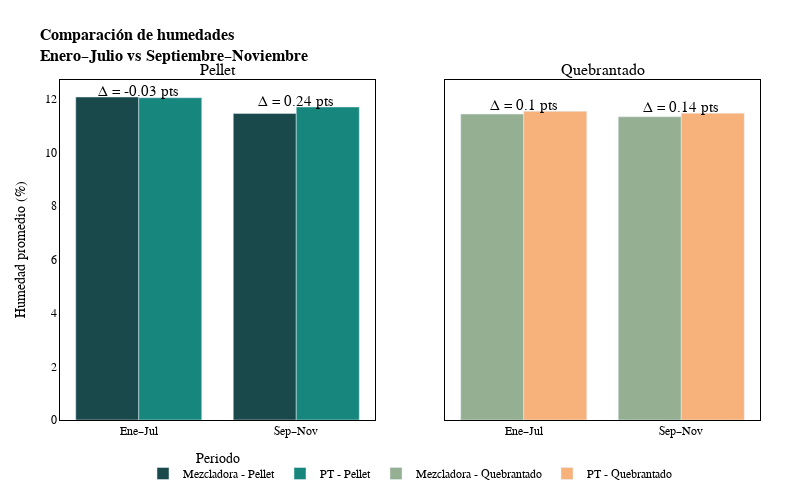

The cell this chart's notebook holds for it:
### Code cell
# Paleta corporativa
CORPORATE_COLORS = [
    "#1A494C",  # 0
    "#17877D",  # 1
    "#94AF92",  # 2
    "#F6B27A",  # 3
    "#F18F01",  # 4
    "#E4572E",  # 5
    "#6C757D",  # 6
    "#343A40",  # 7
    "#A3CED0",  # 8
]

# Definimos periodos
meses_ene_jul = ["enero", "febrero", "marzo", "abril", "mayo", "junio", "julio"]
meses_sep_nov = ["septiembre", "octubre", "noviembre"]

def resumen_periodos(df_etapa: pd.DataFrame) -> pd.DataFrame:
    df = df_etapa.copy()
    df["periodo"] = np.where(
        df["mes"].isin(meses_ene_jul), "Ene–Jul",
        np.where(df["mes"].isin(meses_sep_nov), "Sep–Nov", np.nan)
    )
    df = df[df["periodo"].notna()]

    # Promedio de humedades por periodo
    resumen = (
        df.groupby("periodo")[["humedad_mezcladora", "humedad_pt"]]
          .mean()
          .reindex(["Ene–Jul", "Sep–Nov"])
    )

    # Ganancia de humedad (PT - mezcladora)
    resumen["delta"] = (resumen["humedad_pt"] - resumen["humedad_mezcladora"]).round(2)
    return resumen

# Filtrar por etapa
df_pellet_plot = df_all[df_all["etapa"] == "pellet"]
df_queb_plot   = df_all[df_all["etapa"] == "quebrantado"]

res_pellet = resumen_periodos(df_pellet_plot)
res_queb   = resumen_periodos(df_queb_plot)

# ---------- Figura con subplots 1x2 ----------
fig = make_subplots(
    rows=1,
    cols=2,
    shared_yaxes=True,
    subplot_titles=("Pellet", "Quebrantado"),
)

periodos = ["Ene–Jul", "Sep–Nov"]

# ----- Subplot 1: Pellet -----
fig.add_trace(
    go.Bar(
        x=periodos,
        y=res_pellet["humedad_mezcladora"],
        name="Mezcladora - Pellet",
        marker=dict(color=CORPORATE_COLORS[0]),
    ),
    row=1, col=1
)

fig.add_trace(
    go.Bar(
        x=periodos,
        y=res_pellet["humedad_pt"],
        name="PT - Pellet",
        marker=dict(color=CORPORATE_COLORS[1]),
    ),
    row=1, col=1
)

# ----- Subplot 2: Quebrantado -----
fig.add_trace(
    go.Bar(
        x=periodos,
        y=res_queb["humedad_mezcladora"],
        name="Mezcladora - Quebrantado",
        marker=dict(color=CORPORATE_COLORS[2]),
    ),
    row=1, col=2
)

fig.add_trace(
    go.Bar(
        x=periodos,
        y=res_queb["humedad_pt"],
        name="PT - Quebrantado",
        marker=dict(color=CORPORATE_COLORS[3]),
    ),
    row=1, col=2
)

# ---------- Estilo corporativo ----------
fig.update_layout(
    title="<b>Comparación de humedades<br>Enero–Julio vs Septiembre–Noviembre</b>",
    xaxis_title="Periodo",
    yaxis_title="Humedad promedio (%)",
    plot_bgcolor="white",
    paper_bgcolor="white",
    width=800,
    height=500,
    barmode="group",
    font=dict(
        family="Arial",
        size=12,
        color="black",
    ),
    title_font=dict(
        family="Arial",
        size=16,
        color="black",
    ),
    legend=dict(
        orientation="h",
        yanchor="bottom",
        y=-0.2,
        xanchor="center",
        x=0.5,
        font=dict(color="black"),
    ),
    margin=dict(l=60, r=40, t=80, b=80),
)

# Recuadro negro en todos los ejes
fig.update_xaxes(
    showline=True,
    linecolor="black",
    mirror=True,
    tickfont=dict(color="black"),
    titlefont=dict(color="black"),
)
fig.update_yaxes(
    showline=True,
    linecolor="black",
    mirror=True,
    zeroline=False,
    tickfont=dict(color="black"),
    titlefont=dict(color="black"),
)

# ---------- Anotar cuánto se gana en promedio en cada periodo ----------
# Para Pellet (subplot 1: x1, y1)
for periodo in periodos:
    if periodo in res_pellet.index:
        delta = res_pellet.loc[periodo, "delta"]
        ymax = res_pellet.loc[periodo, ["humedad_mezcladora", "humedad_pt"]].max()
        fig.add_annotation(
            x=periodo,
            y=ymax + 0.2,
            text=f"Δ = {delta} pts",
            showarrow=False,
            xref="x1",
            yref="y1",
            font=dict(color="black", size=15),
        )

# Para Quebrantado (subplot 2: x2, y2)
for periodo in periodos:
    if periodo in res_queb.index:
        delta = res_queb.loc[periodo, "delta"]
        ymax = res_queb.loc[periodo, ["humedad_mezcladora", "humedad_pt"]].max()
        fig.add_annotation(
            x=periodo,
            y=ymax + 0.2,
            text=f"Δ = {delta} pts",
            showarrow=False,
            xref="x2",
            yref="y2",
            font=dict(color="black", size=15),
        )

fig.show()
s3.save_plotly_html(fig, "comparacion_periodos_humedad.html")

### Figure 1 — Plotly figure (JSON) as saved in the notebook; plotly's stock layout.template omitted (floating-point values rounded to 4 significant figures)
{"data": [{"marker": {"color": "#1A494C"}, "name": "Mezcladora - Pellet", "type": "bar", "x": ["Ene–Jul", "Sep–Nov"], "xaxis": "x", "y": [12.08, 11.46], "yaxis": "y"}, {"marker": {"color": "#17877D"}, "name": "PT - Pellet", "type": "bar", "x": ["Ene–Jul", "Sep–Nov"], "xaxis": "x", "y": [12.05, 11.7], "yaxis": "y"}, {"marker": {"color": "#94AF92"}, "name": "Mezcladora - Quebrantado", "type": "bar", "x": ["Ene–Jul", "Sep–Nov"], "xaxis": "x2", "y": [11.44, 11.34], "yaxis": "y2"}, {"marker": {"color": "#F6B27A"}, "name": "PT - Quebrantado", "type": "bar", "x": ["Ene–Jul", "Sep–Nov"], "xaxis": "x2", "y": [11.54, 11.47], "yaxis": "y2"}], "layout": {"annotations": [{"font": {"size": 16}, "showarrow": false, "text": "Pellet", "x": 0.225, "xanchor": "center", "xref": "paper", "y": 1, "yanchor": "bottom", "yref": "paper"}, {"font": {"size": 16}, "showarrow": false, "text": "Quebrantado", "x": 0.775, "xanchor": "center", "xref": "paper", "y": 1, "yanchor": "bottom", "yref": "paper"}, {"font": {"color": "black", "size": 15}, "showarrow": false, "text": "Δ = -0.03 pts", "x": "Ene–Jul", "xref": "x", "y": 12.28, "yref": "y"}, {"font": {"color": "black", "size": 15}, "showarrow": false, "text": "Δ = 0.24 pts", "x": "Sep–Nov", "xref": "x", "y": 11.9, "yref": "y"}, {"font": {"color": "black", "size": 15}, "showarrow": false, "text": "Δ = 0.1 pts", "x": "Ene–Jul", "xref": "x2", "y": 11.74, "yref": "y2"}, {"font": {"color": "black", "size": 15}, "showarrow": false, "text": "Δ = 0.14 pts", "x": "Sep–Nov", "xref": "x2", "y": 11.67, "yref": "y2"}], "barmode": "group", "font": {"color": "black", "family": "Arial", "size": 12}, "height": 500, "legend": {"font": {"color": "black"}, "orientation": "h", "x": 0.5, "xanchor": "center", "y": -0.2, "yanchor": "bottom"}, "margin": {"b": 80, "l": 60, "r": 40, "t": 80}, "paper_bgcolor": "white", "plot_bgcolor": "white", "title": {"font": {"color": "black", "family": "Arial", "size": 16}, "text": "<b>Comparación de humedades<br>Enero–Julio vs Septiembre–Noviembre</b>"}, "width": 800, "xaxis": {"anchor": "y", "domain": [0, 0.45], "linecolor": "black", "mirror": true, "showline": true, "tickfont": {"color": "black"}, "title": {"font": {"color": "black"}, "text": "Periodo"}}, "xaxis2": {"anchor": "y2", "domain": [0.55, 1], "linecolor": "black", "mirror": true, "showline": true, "tickfont": {"color": "black"}, "title": {"font": {"color": "black"}}}, "yaxis": {"anchor": "x", "domain": [0, 1], "linecolor": "black", "mirror": true, "showline": true, "tickfont": {"color": "black"}, "title": {"font": {"color": "black"}, "text": "Humedad promedio (%)"}, "zeroline": false}, "yaxis2": {"anchor": "x2", "domain": [0, 1], "linecolor": "black", "matches": "y", "mirror": true, "showline": true, "showticklabels": false, "tickfont": {"color": "black"}, "title": {"font": {"color": "black"}}, "zeroline": false}}}
